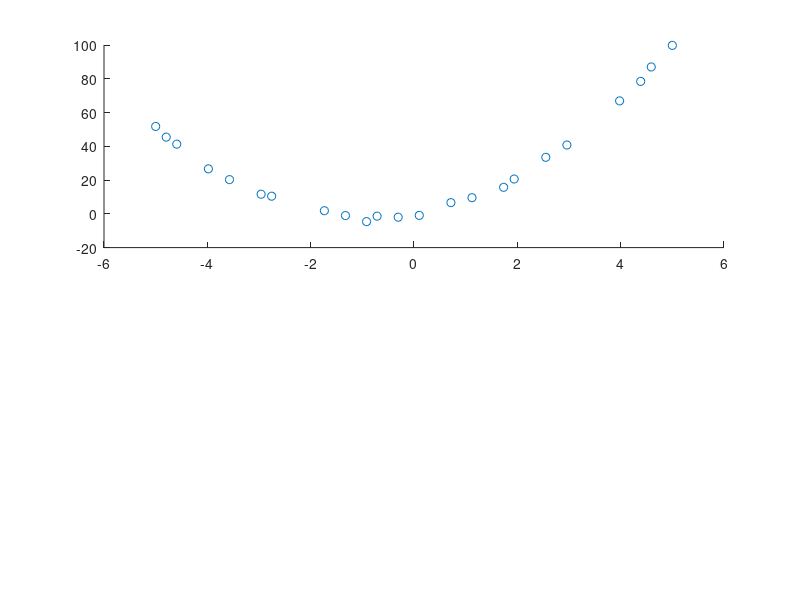

Source code (MATLAB): (Note: this script raises an error after producing the figure.)
clc;
close all;
lamda=10000;
n=3;

testfile = fopen('testfile.txt','r');
formatSpec = '%f%f';
inputFile = textscan(testfile,formatSpec,'Delimiter', ',');
fclose(testfile);

x=cell2mat(inputFile(1));
y=cell2mat(inputFile(2));

%[rowNum colNum] = size(x);
A=ones(size(x));
for i = 1:n-1
	A=[A x.^i];
end
AT = transpose(A);
AT*A
X= inv(AT*A +lamda*eye(n)) * (AT*y)
N = inv(AT*A ) * (AT*y)

subplot(2,1,1)
scatter(x,y); hold on;
fplot(poly2sym(flipud(X)));

subplot(2,1,2)
scatter(x,y); hold on;
fplot(poly2sym(flipud(N)));


E = (A*X -y).^2;
sum(E)





